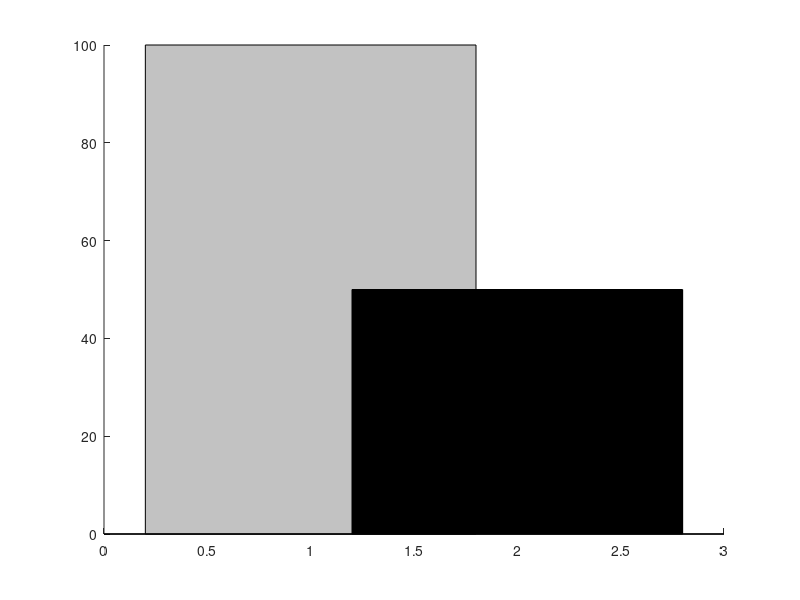

MATLAB code to generate this figure: (Note: this script raises an error after producing the figure.)
%% File for creating legends for bar plots

purple = {[235/255,224/255,247/255],[0.6, 0.4, 0.85],[0.3, 0, 0.5]};
red = {[255,228,228]./255,[255,120,120]/255,[238,0,0]/255,[175,0,0]/255};
blue = {[235,245,255]./255,[153,204,255]/255,[50, 144,255]/255,[0,76,153]/255};
yellow = {[255,242,204]./255,[255,191,0]./255};
black = {[0.76,0.76,0.76],[0,0,0]};

%% Compartment bar plot legends

% figure(1)
% clf
% set(gcf,'units','inch','position',[0,0,10,0.2])
% hold on;
% bar1 = bar(1, 100, 'FaceColor', 'white');
% bar2 = bar(2, 50, 'FaceColor', 'black');
% hold off
% 
% bars = [bar1, bar2];
% hatchfill2(bars(1),'single','HatchAngle',-45,'hatchcolor','black','HatchLineWidth',1.5)
% 
% Legend = {'\alpha = 0.2','\alpha = 0.8'};
% [legend_h,object_h,plot_h,text_str] = legendflex(bars,Legend,'FontSize',12,'ncol',2,'box','off','anchor', [2 6], 'buffer', [0 -12]);
% 
% hatchfill2(object_h(3), 'single','HatchAngle',-65,'hatchcolor','black','HatchDensity',10,'HatchLineWidth',1.5)
% 
% for ii = 1:2
%     set(bars(ii),'visible','off')
% end
% set(gca, 'visible', 'off')

% figure(2)
% clf
% set(gcf,'units','inch','position',[0,0,10,1.5])
% hold on;
% bar1 = bar(1,nan, 'FaceColor', red{3});
% bar2 = bar(2, nan, 'FaceColor', yellow{2});
% % bar3 = bar(3, nan, 'FaceColor', blue{2});
% % bar4 = bar(4, nan, 'FaceColor', 'white');
% bars = [bar1, bar2];%,bar3,bar4];
% hold off
% 
% %legend('R_M','R_S','V','S','orientation','horizontal','box','off','fontsize',12,'location','north')
% legend('R_M','R_S','orientation','horizontal','box','off','fontsize',12,'location','north')
% 
% set(gca, 'visible', 'off')

%% TIC bar plot

figure(1)
set(gcf,'units','inch','position',[0,0,10,0.5])
hold on;
bar1 = bar(1, 100, 'FaceColor', black{1});
bar2 = bar(2, 50, 'FaceColor', black{2});
hold off

% Keep an array of the plots so that none of the hatchfill2 lines appear in the legend
bars = [bar1, bar2];

hatchfill2(bars(1),'single','HatchAngle',-45,'hatchcolor',black{2},'HatchLineWidth',1.5)

Legend = {'\alpha=0.2','\alpha=0.8'};
[legend_h,object_h,plot_h,text_str] = legendflex(bars,Legend,'FontSize',12,'ncol',2, 'anchor', [2 6], 'buffer', [0 -20],'box','off');
hatchfill2(object_h(3), 'single','HatchAngle',-65,'hatchcolor',black{2},'HatchDensity',8,'HatchLineWidth',1.5)

set(bar1,'visible','off')
set(bar2,'visible','off')
set(gca, 'visible', 'off')